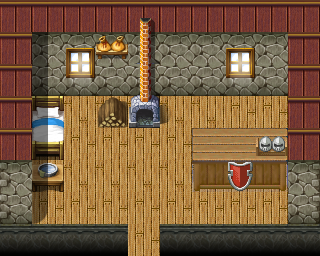

A 2D game scene composited from a Tiled map and its tileset images. What follows is a short description and the map's XML, with each tile layer's data collapsed to a summary:
An orthogonal 10x8 tile map with 32x32 px tiles, 3 tile layers (Ground, Objects, Above), 1 hidden layer not drawn, 61 tilesets and 2 objects (mapchange, spawn).

<map version="1.8" tiledversion="1.8.4" orientation="orthogonal" renderorder="right-down" width="10" height="8" tilewidth="32" tileheight="32" infinite="0" nextlayerid="9" nextobjectid="3">
 <tileset firstgid="1" name="map_bed_1" tilewidth="32" tileheight="32" tilecount="128" columns="16">
  <image source="../drawable/map_bed_1.png" width="512" height="256" />
 </tileset>
 <tileset firstgid="129" name="map_border_1" tilewidth="32" tileheight="32" tilecount="128" columns="16">
  <image source="../drawable/map_border_1.png" width="512" height="256" />
 </tileset>
 <tileset firstgid="257" name="map_bridge_1" tilewidth="32" tileheight="32" tilecount="128" columns="16">
  <image source="../drawable/map_bridge_1.png" width="512" height="256" />
 </tileset>
 <tileset firstgid="385" name="map_bridge_2" tilewidth="32" tileheight="32" tilecount="128" columns="16">
  <image source="../drawable/map_bridge_2.png" width="512" height="256" />
 </tileset>
 <tileset firstgid="513" name="map_broken_1" tilewidth="32" tileheight="32" tilecount="128" columns="16">
  <image source="../drawable/map_broken_1.png" width="512" height="256" />
 </tileset>
 <tileset firstgid="641" name="map_cavewall_1" tilewidth="32" tileheight="32" tilecount="108" columns="18">
  <image source="../drawable/map_cavewall_1.png" width="576" height="192" />
 </tileset>
 <tileset firstgid="749" name="map_cavewall_2" tilewidth="32" tileheight="32" tilecount="108" columns="18">
  <image source="../drawable/map_cavewall_2.png" width="576" height="192" />
 </tileset>
 <tileset firstgid="857" name="map_cavewall_3" tilewidth="32" tileheight="32" tilecount="108" columns="18">
  <image source="../drawable/map_cavewall_3.png" width="576" height="192" />
 </tileset>
 <tileset firstgid="965" name="map_cavewall_4" tilewidth="32" tileheight="32" tilecount="108" columns="18">
  <image source="../drawable/map_cavewall_4.png" width="576" height="192" />
 </tileset>
 <tileset firstgid="1073" name="map_chair_table_1" tilewidth="32" tileheight="32" tilecount="128" columns="16">
  <image source="../drawable/map_chair_table_1.png" width="512" height="256" />
 </tileset>
 <tileset firstgid="1201" name="map_chair_table_2" tilewidth="32" tileheight="32" tilecount="128" columns="16">
  <image source="../drawable/map_chair_table_2.png" width="512" height="256" />
 </tileset>
 <tileset firstgid="1329" name="map_crate_1" tilewidth="32" tileheight="32" tilecount="128" columns="16">
  <image source="../drawable/map_crate_1.png" width="512" height="256" />
 </tileset>
 <tileset firstgid="1457" name="map_cupboard_1" tilewidth="32" tileheight="32" tilecount="128" columns="16">
  <image source="../drawable/map_cupboard_1.png" width="512" height="256" />
 </tileset>
 <tileset firstgid="1585" name="map_curtain_1" tilewidth="32" tileheight="32" tilecount="128" columns="16">
  <image source="../drawable/map_curtain_1.png" width="512" height="256" />
 </tileset>
 <tileset firstgid="1713" name="map_entrance_1" tilewidth="32" tileheight="32" tilecount="128" columns="16">
  <image source="../drawable/map_entrance_1.png" width="512" height="256" />
 </tileset>
 <tileset firstgid="1841" name="map_entrance_2" tilewidth="32" tileheight="32" tilecount="128" columns="16">
  <image source="../drawable/map_entrance_2.png" width="512" height="256" />
 </tileset>
 <tileset firstgid="1969" name="map_fence_1" tilewidth="32" tileheight="32" tilecount="128" columns="16">
  <image source="../drawable/map_fence_1.png" width="512" height="256" />
 </tileset>
 <tileset firstgid="2097" name="map_fence_2" tilewidth="32" tileheight="32" tilecount="128" columns="16">
  <image source="../drawable/map_fence_2.png" width="512" height="256" />
 </tileset>
 <tileset firstgid="2225" name="map_fence_3" tilewidth="32" tileheight="32" tilecount="128" columns="16">
  <image source="../drawable/map_fence_3.png" width="512" height="256" />
 </tileset>
 <tileset firstgid="2353" name="map_fence_4" tilewidth="32" tileheight="32" tilecount="128" columns="16">
  <image source="../drawable/map_fence_4.png" width="512" height="256" />
 </tileset>
 <tileset firstgid="2481" name="map_ground_1" tilewidth="32" tileheight="32" tilecount="128" columns="16">
  <image source="../drawable/map_ground_1.png" width="512" height="256" />
 </tileset>
 <tileset firstgid="2609" name="map_ground_2" tilewidth="32" tileheight="32" tilecount="128" columns="16">
  <image source="../drawable/map_ground_2.png" width="512" height="256" />
 </tileset>
 <tileset firstgid="2737" name="map_ground_3" tilewidth="32" tileheight="32" tilecount="128" columns="16">
  <image source="../drawable/map_ground_3.png" width="512" height="256" />
 </tileset>
 <tileset firstgid="2865" name="map_ground_4" tilewidth="32" tileheight="32" tilecount="128" columns="16">
  <image source="../drawable/map_ground_4.png" width="512" height="256" />
 </tileset>
 <tileset firstgid="2993" name="map_ground_5" tilewidth="32" tileheight="32" tilecount="128" columns="16">
  <image source="../drawable/map_ground_5.png" width="512" height="256" />
 </tileset>
 <tileset firstgid="3121" name="map_ground_6" tilewidth="32" tileheight="32" tilecount="128" columns="16">
  <image source="../drawable/map_ground_6.png" width="512" height="256" />
 </tileset>
 <tileset firstgid="3249" name="map_ground_7" tilewidth="32" tileheight="32" tilecount="128" columns="16">
  <image source="../drawable/map_ground_7.png" width="512" height="256" />
 </tileset>
 <tileset firstgid="3377" name="map_ground_8" tilewidth="32" tileheight="32" tilecount="128" columns="16">
  <image source="../drawable/map_ground_8.png" width="512" height="256" />
 </tileset>
 <tileset firstgid="3505" name="map_house_1" tilewidth="32" tileheight="32" tilecount="128" columns="16">
  <image source="../drawable/map_house_1.png" width="512" height="256" />
 </tileset>
 <tileset firstgid="3633" name="map_house_2" tilewidth="32" tileheight="32" tilecount="128" columns="16">
  <image source="../drawable/map_house_2.png" width="512" height="256" />
 </tileset>
 <tileset firstgid="3761" name="map_indoor_1" tilewidth="32" tileheight="32" tilecount="128" columns="16">
  <image source="../drawable/map_indoor_1.png" width="512" height="256" />
 </tileset>
 <tileset firstgid="3889" name="map_indoor_2" tilewidth="32" tileheight="32" tilecount="128" columns="16">
  <image source="../drawable/map_indoor_2.png" width="512" height="256" />
 </tileset>
 <tileset firstgid="4017" name="map_kitchen_1" tilewidth="32" tileheight="32" tilecount="128" columns="16">
  <image source="../drawable/map_kitchen_1.png" width="512" height="256" />
 </tileset>
 <tileset firstgid="4145" name="map_outdoor_1" tilewidth="32" tileheight="32" tilecount="128" columns="16">
  <image source="../drawable/map_outdoor_1.png" width="512" height="256" />
 </tileset>
 <tileset firstgid="4273" name="map_pillar_1" tilewidth="32" tileheight="32" tilecount="128" columns="16">
  <image source="../drawable/map_pillar_1.png" width="512" height="256" />
 </tileset>
 <tileset firstgid="4401" name="map_pillar_2" tilewidth="32" tileheight="32" tilecount="128" columns="16">
  <image source="../drawable/map_pillar_2.png" width="512" height="256" />
 </tileset>
 <tileset firstgid="4529" name="map_plant_1" tilewidth="32" tileheight="32" tilecount="128" columns="16">
  <image source="../drawable/map_plant_1.png" width="512" height="256" />
 </tileset>
 <tileset firstgid="4657" name="map_plant_2" tilewidth="32" tileheight="32" tilecount="128" columns="16">
  <image source="../drawable/map_plant_2.png" width="512" height="256" />
 </tileset>
 <tileset firstgid="4785" name="map_rock_1" tilewidth="32" tileheight="32" tilecount="128" columns="16">
  <image source="../drawable/map_rock_1.png" width="512" height="256" />
 </tileset>
 <tileset firstgid="4913" name="map_rock_2" tilewidth="32" tileheight="32" tilecount="128" columns="16">
  <image source="../drawable/map_rock_2.png" width="512" height="256" />
 </tileset>
 <tileset firstgid="5041" name="map_roof_1" tilewidth="32" tileheight="32" tilecount="128" columns="16">
  <image source="../drawable/map_roof_1.png" width="512" height="256" />
 </tileset>
 <tileset firstgid="5169" name="map_roof_2" tilewidth="32" tileheight="32" tilecount="128" columns="16">
  <image source="../drawable/map_roof_2.png" width="512" height="256" />
 </tileset>
 <tileset firstgid="5297" name="map_roof_3" tilewidth="32" tileheight="32" tilecount="128" columns="16">
  <image source="../drawable/map_roof_3.png" width="512" height="256" />
 </tileset>
 <tileset firstgid="5425" name="map_shop_1" tilewidth="32" tileheight="32" tilecount="128" columns="16">
  <image source="../drawable/map_shop_1.png" width="512" height="256" />
 </tileset>
 <tileset firstgid="5553" name="map_sign_ladder_1" tilewidth="32" tileheight="32" tilecount="128" columns="16">
  <image source="../drawable/map_sign_ladder_1.png" width="512" height="256" />
 </tileset>
 <tileset firstgid="5681" name="map_table_1" tilewidth="32" tileheight="32" tilecount="128" columns="16">
  <image source="../drawable/map_table_1.png" width="512" height="256" />
 </tileset>
 <tileset firstgid="5809" name="map_trail_1" tilewidth="32" tileheight="32" tilecount="128" columns="16">
  <image source="../drawable/map_trail_1.png" width="512" height="256" />
 </tileset>
 <tileset firstgid="5937" name="map_transition_1" tilewidth="32" tileheight="32" tilecount="128" columns="16">
  <image source="../drawable/map_transition_1.png" width="512" height="256" />
 </tileset>
 <tileset firstgid="6065" name="map_transition_2" tilewidth="32" tileheight="32" tilecount="128" columns="16">
  <image source="../drawable/map_transition_2.png" width="512" height="256" />
 </tileset>
 <tileset firstgid="6193" name="map_transition_3" tilewidth="32" tileheight="32" tilecount="128" columns="16">
  <image source="../drawable/map_transition_3.png" width="512" height="256" />
 </tileset>
 <tileset firstgid="6321" name="map_transition_4" tilewidth="32" tileheight="32" tilecount="128" columns="16">
  <image source="../drawable/map_transition_4.png" width="512" height="256" />
 </tileset>
 <tileset firstgid="6449" name="map_transition_5" tilewidth="32" tileheight="32" tilecount="128" columns="16">
  <image source="../drawable/map_transition_5.png" width="512" height="256" />
 </tileset>
 <tileset firstgid="6577" name="map_tree_1" tilewidth="32" tileheight="32" tilecount="128" columns="16">
  <image source="../drawable/map_tree_1.png" width="512" height="256" />
 </tileset>
 <tileset firstgid="6705" name="map_tree_2" tilewidth="32" tileheight="32" tilecount="128" columns="16">
  <image source="../drawable/map_tree_2.png" width="512" height="256" />
 </tileset>
 <tileset firstgid="6833" name="map_wall_1" tilewidth="32" tileheight="32" tilecount="128" columns="16">
  <image source="../drawable/map_wall_1.png" width="512" height="256" />
 </tileset>
 <tileset firstgid="6961" name="map_wall_2" tilewidth="32" tileheight="32" tilecount="120" columns="15">
  <image source="../drawable/map_wall_2.png" width="480" height="256" />
 </tileset>
 <tileset firstgid="7081" name="map_wall_3" tilewidth="32" tileheight="32" tilecount="120" columns="15">
  <image source="../drawable/map_wall_3.png" width="480" height="256" />
 </tileset>
 <tileset firstgid="7201" name="map_wall_4" tilewidth="32" tileheight="32" tilecount="120" columns="15">
  <image source="../drawable/map_wall_4.png" width="480" height="256" />
 </tileset>
 <tileset firstgid="7321" name="map_window_1" tilewidth="32" tileheight="32" tilecount="128" columns="16">
  <image source="../drawable/map_window_1.png" width="512" height="256" />
 </tileset>
 <tileset firstgid="7449" name="map_window_2" tilewidth="32" tileheight="32" tilecount="128" columns="16">
  <image source="../drawable/map_window_2.png" width="512" height="256" />
 </tileset>
 <tileset firstgid="7577" name="map_kitchen_1" tilewidth="32" tileheight="32" tilecount="128" columns="16">
  <image source="../drawable/map_kitchen_1.png" width="512" height="256" />
 </tileset>
 <layer id="1" name="Ground" width="10" height="8">
  <data>[80 cells, 80 non-empty, 10 distinct tile ids]</data>
 </layer>
 <layer id="2" name="Objects" width="10" height="8">
  <data>[80 cells, 12 non-empty, 11 distinct tile ids]</data>
 </layer>
 <layer id="3" name="Above" width="10" height="8">
  <data>[80 cells, 16 non-empty, 10 distinct tile ids]</data>
 </layer>
 <layer id="4" name="Walkable" width="10" height="8" visible="0">
  <data>[80 cells, 58 non-empty, 1 distinct tile ids]</data>
 </layer>
 <objectgroup id="5" name="Mapevents">
  <object id="1" name="door" type="mapchange" x="128" y="224" width="32" height="32">
   <properties>
    <property name="map" value="sullengard2" />
    <property name="place" value="sullengard2_armory_outside" />
   </properties>
  </object>
 </objectgroup>
 <objectgroup id="6" name="Spawn">
  <object id="2" name="sullengard_zaccheria_spawn" type="spawn" x="160" y="96" width="128" height="32">
   <properties>
    <property name="spawngroup" value="sullengard_zaccheria" />
   </properties>
  </object>
 </objectgroup>
 <objectgroup id="7" name="Keys" />
 <objectgroup id="8" name="Replace" />
</map>
